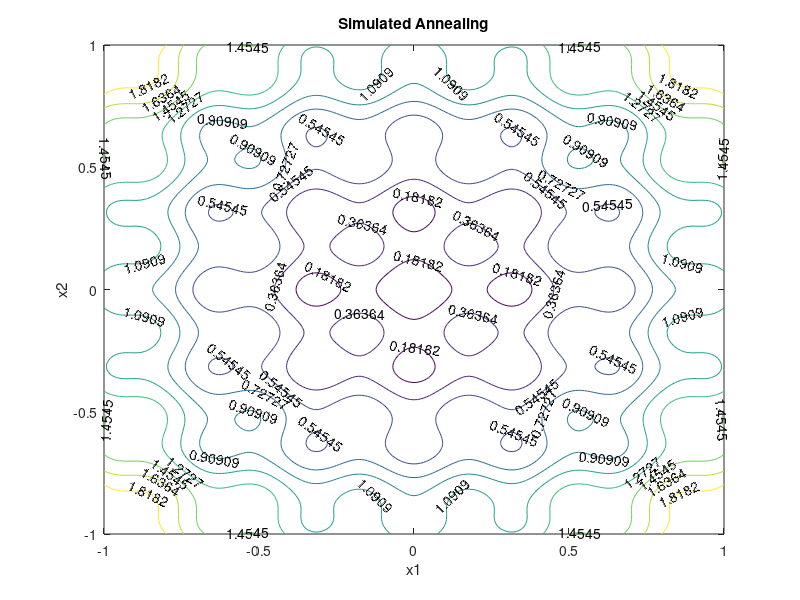

The MATLAB source for this figure: (Note: this script raises an error after producing the figure.)
% Revision:
% - 02.06.2016, EG: - Record the BEST instead of the last x values
%                     at the end of every cycle (and the corresponding
%                     objective)


clc;
clear;
close all;

%% Generate a contour plot
% Start location
x_start = [0.8, -0.5];

% Design variables at mesh points
i1 = -1.0:0.01:1.0;
i2 = -1.0:0.01:1.0;
[x1m, x2m] = meshgrid(i1, i2);
fm = 0.2 + x1m.^2 + x2m.^2 - 0.1*cos(6.0*pi*x1m) - 0.1*cos(6.0*pi*x2m);

% Contour Plot
fig = figure(1);
[C,h] = contour(x1m,x2m,fm);
clabel(C,h,'Labelspacing',250);
title('Simulated Annealing');
xlabel('x1');
ylabel('x2');
hold on;

%% Simulated Annealing

% Number of cycles
n = 50;
% Number of trials per cycle
m = 50;
% Number of accepted solutions
na = 0.0;
% Probability of accepting worse solution at the start
p1 = 0.7;
% Probability of accepting worse solution at the end
p50 = 0.001;
% Initial temperature
t1 = -1.0/log(p1);
% Final temperature
t50 = -1.0/log(p50);
% Fractional reduction every cycle
frac = (t50/t1)^(1.0/(n-1.0));
% Initialize x
x = zeros(n+1,2);
x(1,:) = x_start;
xi = x_start;
na = na + 1.0;
% Current best results so far
% xc = x(1,:);                           % modified by E. Gauterin 10.06.2016
fc = f(xi);
fs = zeros(n+1,1);
fs(1,:) = fc;
% Current temperature
t = t1;
% DeltaE Average
DeltaE_avg = 0.0;
for i=1:n
    disp(['Cycle: ',num2str(i),' with Temperature: ',num2str(t)])
    xc(1) = x(i,1);                         % added by E. Gauterin 10.06.2016
    xc(2) = x(i,2);                         % added by E. Gauterin 10.06.2016
    for j=1:m
        % Generate new trial points
        xi(1) = xc(1) + rand() - 0.5;
        xi(2) = xc(2) + rand() - 0.5;
        % Clip to upper and lower bounds
        xi(1) = max(min(xi(1),1.0),-1.0);
        xi(2) = max(min(xi(2),1.0),-1.0);
        DeltaE = abs(f(xi)-fc);
        if (f(xi)>fc)
            %         % Initialize DeltaE_avg if a worse solution was found
            %         %   on the first iteration
            if (i==1 && j==1)
                DeltaE_avg = DeltaE;
            end
            % objective function is worse
            % generate probability of acceptance
            p = exp(-DeltaE/(DeltaE_avg * t));
            %             % determine whether to accept worse point
            if (rand()<p)
                % accept the worse solution
                accept = true;
            else
                % don't accept the worse solution
                accept = false;
            end
        else
            % objective function is lower, automatically accept
            accept = true;
        end
%        disp(['Cycle: ',num2str(i),' trial: ',num2str(j)]);
                                            % added by E. Gauterin 02.06.2016
%        accept                             % added by E. Gauterin 02.06.2016
        if (accept==true)
            % update currently accepted solution
%            disp(['Cycle i:', num2str(i)]);% added by E. Gauterin 02.06.2016
%            disp(['Trail j:', num2str(j)]);% added by E. Gauterin 02.06.2016
            xc(1) = xi(1);
%            fprintf('xc(1) (in %s. cycle, %s. trial): %s \n',...
%                num2str(i),num2str(j),num2str(xc(1)));
                                            % added by E. Gauterin 02.06.2016
            xc(2) = xi(2);
%            fprintf('xc(2) (in %s. cycle, %s. trial): %s \n',...
%                num2str(i),num2str(j),num2str(xc(2)));
                                            % added by E. Gauterin 02.06.2016
            fc = f(xc);
%            fprintf('fc    (in %s. cycle, %s. trial): %s \n',...
%                num2str(i),num2str(j),num2str(fc));
                                            % added by E. Gauterin 02.06.2016
            % Store ACCEPTED candidates xc and corresponding solution f(xc)
            xa(j,1) = xc(1);                % added by E. Gauterin 02.06.2016
            xa(j,2) = xc(2);                % added by E. Gauterin 02.06.2016
            fa(j) = f(xc);                  % added by E. Gauterin 02.06.2016
            % increment number of accepted solutions
            na = na + 1.0;
            % update DeltaE_avg
            DeltaE_avg = (DeltaE_avg * (na-1.0) +  DeltaE) / na;
        else
            fa(j) = 0.0;                    % added by E. Gauterin 02.06.2016
        end
    end
    % Record the best solution fa and corresponding candidates xa from the
    % stored values in the inner "trial" loop (at the end of every "trial"
    % cycle)
    fa_Min_Index = find(nonzeros(fa) == min(nonzeros(fa))); 
                                            % added by E. Gauterin 02.06.2016
    if isempty(fa_Min_Index) == 0           % added by E. Gauterin 02.06.2016
        x(i+1,1) = xa(fa_Min_Index,1);   % modified by E. Gauterin 02.06.2016
        x(i+1,2) = xa(fa_Min_Index,2);   % modified by E. Gauterin 02.06.2016
        fs(i+1)  = fa(fa_Min_Index);     % modified by E. Gauterin 02.06.2016
    else                                    % added by E. Gauterin 02.06.2016
        x(i+1,1) = x(i,1);                  % added by E. Gauterin 02.06.2016
        x(i+1,2) = x(i,2);                  % added by E. Gauterin 02.06.2016
        fs(i+1)  = fs(i);                   % added by E. Gauterin 02.06.2016
    end                                     % added by E. Gauterin 02.06.2016
    % Lower the temperature for next cycle
    t = frac * t;
    fa = 0.0;                               % added by E. Gauterin 02.06.2016
end
% print solution
disp(['Best candidate: ',num2str(xc)])
disp(['Best solution: ',num2str(fc)])
plot(x(:,1),x(:,2),'r-o')
saveas(fig,'contour','png')

fig = figure(2);
subplot(2,1,1)
plot(fs,'r.-')
legend('Objective')
subplot(2,1,2)
hold on
plot(x(:,1),'b.-')
plot(x(:,2),'g.-')
legend('x_1','x_2')

% Save the figure as a PNG
saveas(fig,'iterations','png')